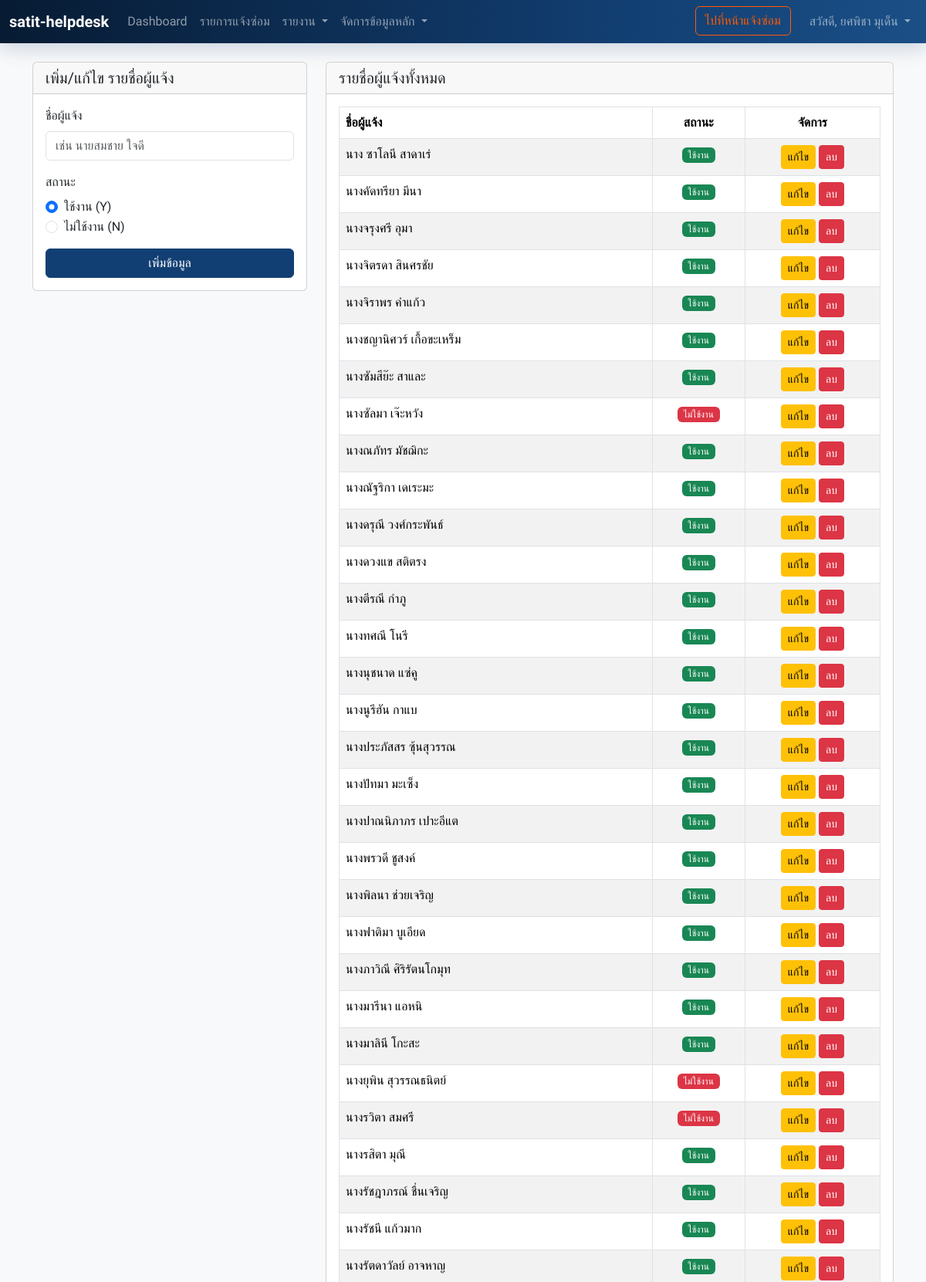
/admin/manage_reporters.php (signed in, upper part), run on the app's committed database.
### tables this page shows
CREATE TABLE `reporters` (
  `id` int(11) NOT NULL,
  `reporter_name` varchar(255) NOT NULL,
  `status` enum('Y','N') NOT NULL DEFAULT 'Y' COMMENT 'Y=Active, N=Inactive'
);

### admin/manage_reporters.php (the view, shortened to what this page needs)
<?php
require_once 'partials/header.php';
require_once '../db_connect.php';
$sql = "SELECT id, reporter_name, status FROM reporters ORDER BY reporter_name ASC";
$result = $conn->query($sql);
?>
<div class="row">
    <div class="col-lg-4 mb-4">
        <div class="card">
            <div class="card-header"><h5 class="card-title mb-0" id="form-title">เพิ่ม/แก้ไข รายชื่อผู้แจ้ง</h5></div>
            <div class="card-body">
                <form id="reporterForm" method="POST" action="../api/master_data/reporter_actions.php">
                    <div class="mb-3">
                        <label for="reporter-name" class="form-label">ชื่อผู้แจ้ง</label>
                        <input type="text" class="form-control" id="reporter-name" name="reporter_name" required placeholder="เช่น นายสมชาย ใจดี">
                    </div>
                    <div class="mb-3">
                        <label class="form-label">สถานะ</label>
                        <div class="form-check">
                            <input class="form-check-input" type="radio" name="status" id="status_y" value="Y" checked>
                            <label class="form-check-label" for="status_y">ใช้งาน (Y)</label>
                        </div>
                        <div class="form-check">
                            <input class="form-check-input" type="radio" name="status" id="status_n" value="N">
                            <label class="form-check-label" for="status_n">ไม่ใช้งาน (N)</label>
                        </div>
                    </div>
                    <button type="submit" class="btn btn-primary w-100" id="submit-button">เพิ่มข้อมูล</button>
                </form>
            </div>
        </div>
    </div>
    <div class="col-lg-8">
        <div class="card">
            <div class="card-header"><h5 class="card-title mb-0">รายชื่อผู้แจ้งทั้งหมด</h5></div>
            <div class="card-body">
                <table id="reportersTable" class="table table-striped table-bordered" style="width:100%">
                    <thead>
                        <tr>
                            <th>ชื่อผู้แจ้ง</th>
                            <th class="text-center">สถานะ</th>
                            <th class="text-center" style="width: 25%;">จัดการ</th>
                        </tr>
                    </thead>
                    <tbody>
                        <?php if ($result && $result->num_rows > 0): ?>
                            <?php while($row = $result->fetch_assoc()): ?>
                                <tr>
                                    <td><?php echo htmlspecialchars($row['reporter_name']); ?></td>
                                    <td class="text-center">
                                        <?php if ($row['status'] == 'Y'): ?>
                                            <span class="badge bg-success">ใช้งาน</span>
                                        <?php else: ?>
                                            <span class="badge bg-danger">ไม่ใช้งาน</span>
                                        <?php endif; ?>
                                    </td>
                                    <td class="text-center">
                                        <button class="btn btn-sm btn-warning edit-btn"
                                                data-id="<?php echo $row['id']; ?>"
                                                data-name="<?php echo htmlspecialchars($row['reporter_name']); ?>"
                                                data-status="<?php echo $row['status']; ?>">
                                            แก้ไข
                                        </button>
                                        <button class="btn btn-sm btn-danger delete-btn" data-id="<?php echo $row['id']; ?>" data-name="<?php echo htmlspecialchars(addslashes($row['reporter_name'])); ?>">
                                            ลบ
                                        </button>
                                    </td>
                                </tr>
                            <?php endwhile; ?>
                        <?php endif; ?>
                    </tbody>
                </table>
            </div>
        </div>
    </div>
</div>
<?php
require_once 'partials/footer.php';
?>

### assets/css/style.css (style rules this page uses)
body { font-family: 'Sarabun', sans-serif; }
:root { --satit-blue: #123f73; --satit-blue-2: #1a4f86; --satit-sky: #2f6fa7; --satit-orange: #ff5a00; --satit-orange-2: #ff8a00; }
.btn-primary { background-color: var(--satit-blue); border-color: var(--satit-blue); }
.card { transition: transform 0.2s ease, box-shadow 0.2s ease; }
.badge { font-weight: 500; }

### data on the page
reporters: reporter_name "นาง ซาโลนี สาดาเร่", status "ใช้งาน"
reporters: reporter_name "นางคัดทรียา มีนา", status "ใช้งาน"
reporters: reporter_name "นางจรุงศรี อุมา", status "ใช้งาน"
reporters: reporter_name "นางจิตรดา สินศรชัย", status "ใช้งาน"
reporters: reporter_name "นางจิราพร คำแก้ว", status "ใช้งาน"
reporters: reporter_name "นางชญานิศวร์ เกื้อขะเหร็ม", status "ใช้งาน"
reporters: reporter_name "นางซัมสีย๊ะ สาและ", status "ใช้งาน"
reporters: reporter_name "นางซัลมา เจ๊ะหวัง", status "ไม่ใช้งาน"
reporters: reporter_name "นางณภัทร มัชฌิกะ", status "ใช้งาน"
reporters: reporter_name "นางณัฐริกา เดเระมะ", status "ใช้งาน"
reporters: reporter_name "นางดรุณี วงศ์กระพันธ์", status "ใช้งาน"
reporters: reporter_name "นางดวงแข สติตรง", status "ใช้งาน"
reporters: reporter_name "นางตีรณี กำภู", status "ใช้งาน"
reporters: reporter_name "นางทศณี โนรี", status "ใช้งาน"
reporters: reporter_name "นางนุชนาด แซ่คู", status "ใช้งาน"
reporters: reporter_name "นางนูรีฮัน กาแบ", status "ใช้งาน"
reporters: reporter_name "นางประภัสสร ซุ้นสุวรรณ", status "ใช้งาน"
reporters: reporter_name "นางปัทมา มะเซ็ง", status "ใช้งาน"
reporters: reporter_name "นางปาณนิภาภร เปาะอีแต", status "ใช้งาน"
reporters: reporter_name "นางพรวดี ชูสงค์", status "ใช้งาน"
reporters: reporter_name "นางพิลนา ช่วยเจริญ", status "ใช้งาน"
reporters: reporter_name "นางฟาติมา บูเอียด", status "ใช้งาน"
reporters: reporter_name "นางภาวิณี ศิริรัตนโกมุท", status "ใช้งาน"
reporters: reporter_name "นางมารีนา แอหนิ", status "ใช้งาน"
reporters: reporter_name "นางมาลินี โกะสะ", status "ใช้งาน"
reporters: reporter_name "นางยุพิน สุวรรณธนิตย์", status "ไม่ใช้งาน"
reporters: reporter_name "นางรวิตา สมศรี", status "ไม่ใช้งาน"
reporters: reporter_name "นางรสิตา มุณี", status "ใช้งาน"
reporters: reporter_name "นางรัชฎาภรณ์ ชื่นเจริญ", status "ใช้งาน"
reporters: reporter_name "นางรัชนี แก้วมาก", status "ใช้งาน"
reporters: reporter_name "นางรัตดาวัลย์ อาจหาญ", status "ใช้งาน"

### other printed values
$_SESSION['admin_full_name'] "ยศพิชา มุเด็น"
